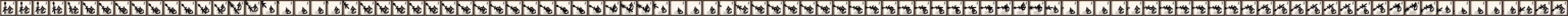
#> input picture reference-glyphs/qiang-sheet.png, 21504 x 224 px, found by its file name (shown at 1/14 size)
$ python build-qiang-review-sheet.py
#> lines starting #> are read from the running program, lines starting #| are printed output that depends on the picture
from pathlib import Path

import numpy as np
from PIL import Image, ImageDraw


ROOT = Path(__file__).resolve().parents[1]
SOURCE = ROOT / "public" / "reference-glyphs" / "qiang-sheet.png"
OUTPUT = ROOT / "public" / "original-glyphs" / "qiang-full-review-sheet.png"
CONTACT = ROOT / "public" / "review-contacts" / "qiang-full-review-contact.png"
FRAME_WIDTH = 224
FRAME_HEIGHT = 224
FRAME_COUNT = 96


def extract(frame_image: Image.Image) -> Image.Image:
    frame = np.array(frame_image.convert("RGBA"), dtype=np.uint8)
    rgb = frame[..., :3].astype(np.int32)
    r, g, b = rgb[..., 0], rgb[..., 1], rgb[..., 2]
    luma = (r * 299 + g * 587 + b * 114) // 1000
    saturation = np.max(rgb, axis=2) - np.min(rgb, axis=2)

    dark_alpha = np.clip((166 - luma) * 3.0, 0, 255)
    yellow = (r > 155) & (g > 105) & (b < 135) & (saturation > 42)
    yellow_alpha = np.clip((r + g - b - 190) * 1.7, 0, 240)
    alpha = np.maximum(dark_alpha, np.where(yellow, yellow_alpha, 0))

    # Remove only the known paper border and level-number region. Unlike the old
    # extractor, do not delete stable edge pixels: those include the animated 木
    # radical and the long spear stroke as they travel toward the card edge.
    keep = np.zeros((FRAME_HEIGHT, FRAME_WIDTH), dtype=bool)
    keep[20:203, 20:201] = True
    keep[20:75, 171:201] = False
    alpha = np.where(keep, alpha, 0)
    alpha = np.where(alpha >= 20, alpha, 0).astype(np.uint8)
    frame[..., 3] = alpha
    return Image.fromarray(frame, "RGBA")


def main():
    source = Image.open(SOURCE).convert("RGBA")
#> source is the input picture: PIL image 21504x224 RGBA; mean R, G, B, A 166.5, 158.6, 151.1, 255
    OUTPUT.parent.mkdir(parents=True, exist_ok=True)
    CONTACT.parent.mkdir(parents=True, exist_ok=True)
    frames = []
    sheet = Image.new("RGBA", (FRAME_WIDTH * FRAME_COUNT, FRAME_HEIGHT), (0, 0, 0, 0))
#> sheet: PIL image 21504x224 RGBA; every value is 0
    for index in range(FRAME_COUNT):
        raw = source.crop((index * FRAME_WIDTH, 0, (index + 1) * FRAME_WIDTH, FRAME_HEIGHT))
        frame = extract(raw)
        frames.append(frame)
        sheet.alpha_composite(frame, (index * FRAME_WIDTH, 0))
#> this loop made 96 passes
#> pass 1, in extract, `r, g, b = rgb[..., 0], rgb[..., 1], rgb[..., 2]`:
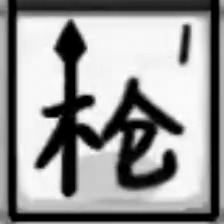
#> g: shape (224, 224) int32; min 0, max 255, mean 151.3
#> after the loop:
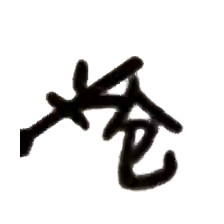
#> frame: PIL image 224x224 RGBA; mean R, G, B, A 161.2, 152.6, 145.7, 39.3; transparent parts drawn white
#> after the loop:
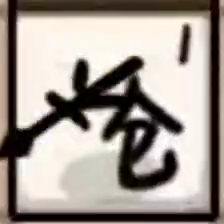
#> raw: PIL image 224x224 RGBA; mean R, G, B, A 161.2, 152.6, 145.7, 255
#> after the loop:
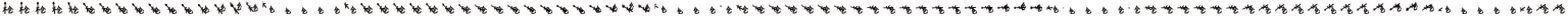
#> sheet: PIL image 21504x224 RGBA (shown at 1/14 size); mean R, G, B, A 6.3, 5.5, 5.2, 33.9; transparent parts drawn white
#> after the loop, frames = 96 items
    sheet.save(OUTPUT)

    shown_frames = frames[:24]
#> shown_frames = 24 items
    cell = 190
    columns = 6
    rows = 4
    contact = Image.new("RGBA", (columns * cell, rows * cell), (236, 232, 215, 255))
    draw = ImageDraw.Draw(contact)
    for index, frame in enumerate(shown_frames):
        thumb = frame.resize((170, 170), Image.Resampling.LANCZOS)
        x = index % columns * cell + 10
        y = index // columns * cell + 16
        contact.alpha_composite(thumb, (x, y))
        draw.text((x, y - 12), f"f{index:02d}", fill=(120, 45, 25, 255))
#> this loop made 24 passes
#> (x, y) on passes 1 to 12: (10, 16), (200, 16), (390, 16), (580, 16), (770, 16), (960, 16), (10, 206), (200, 206), (390, 206), (580, 206), (770, 206), (960, 206)
#> pass 1, in main, `thumb = frame.resize((170, 170), Image.Resampling.LANCZOS)`:
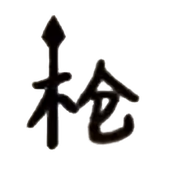
#> thumb: PIL image 170x170 RGBA; mean R, G, B, A 12.1, 11, 10.4, 42.6; transparent parts drawn white
#> after the loop:
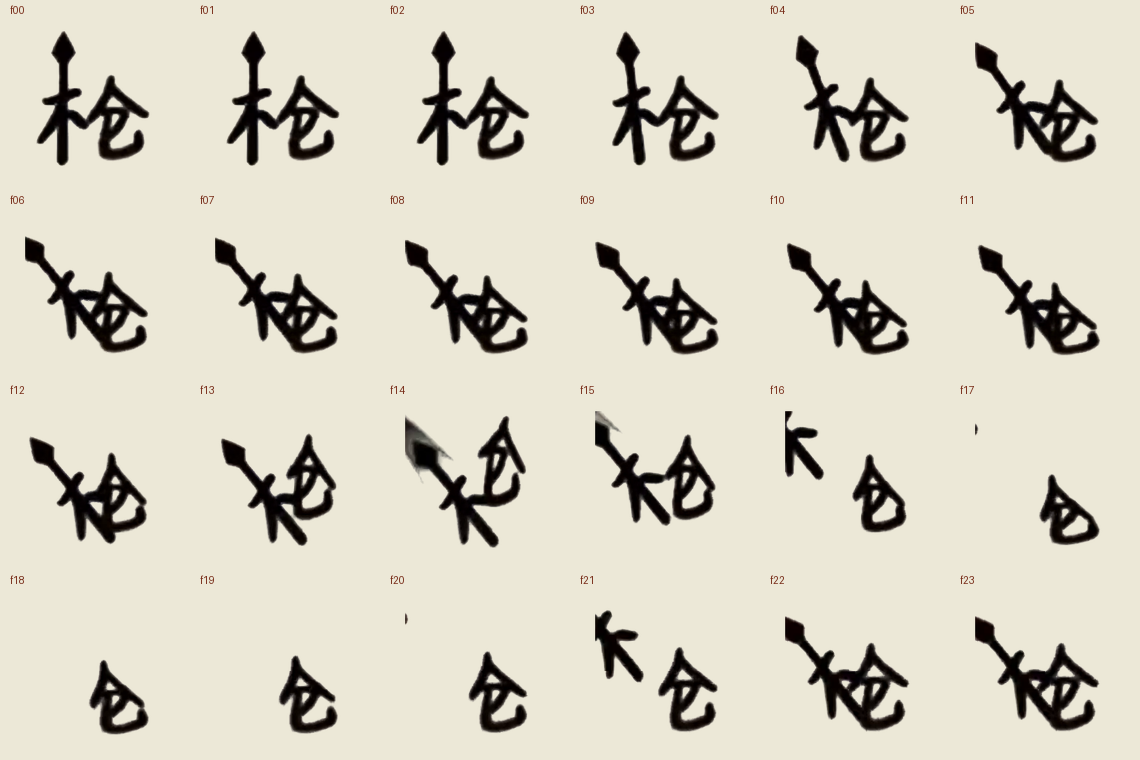
#> contact: PIL image 1140x760 RGBA; mean R, G, B, A 212.9, 208.6, 193.3, 255
#> after the loop:
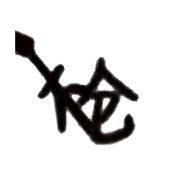
#> thumb: PIL image 170x170 RGBA; mean R, G, B, A 11.4, 10.1, 9.6, 41; transparent parts drawn white
    contact.save(CONTACT)


if __name__ == "__main__":
    main()

$ run again, with reference-glyphs/dao-contact.png copied over reference-glyphs/qiang-sheet.png
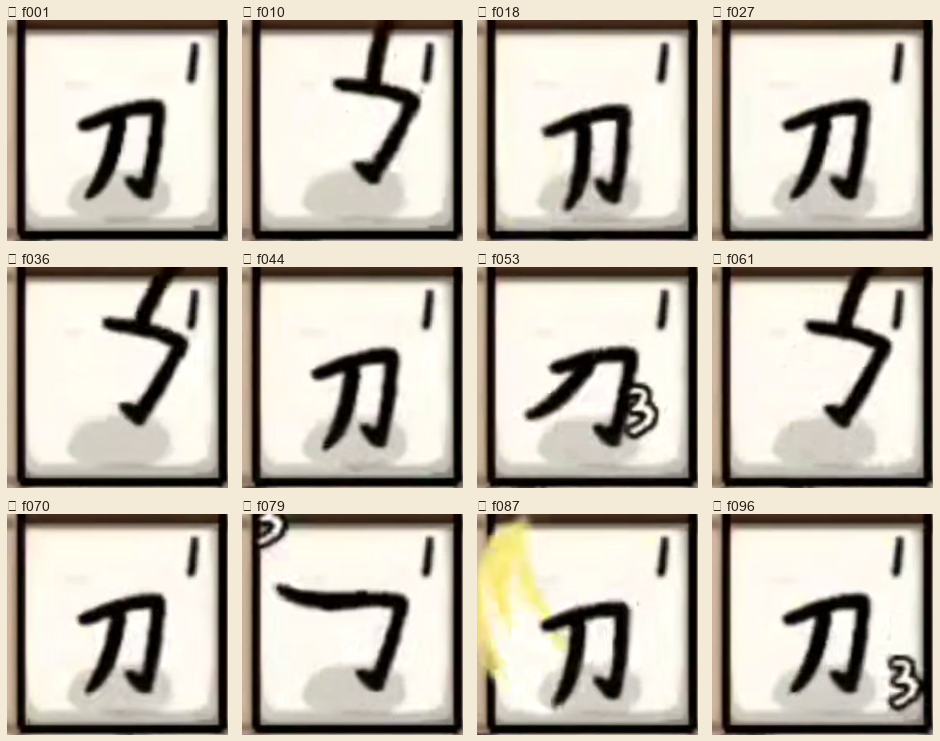
#> input picture reference-glyphs/dao-contact.png, 940 x 741 px, found by its file name
#> after the loop in main, `for index in range(FRAME_COUNT):`: frames = 96 items
#> shown_frames = 24 items
#> the loop in main, `for index, frame in enumerate(shown_frames):` made 24 passes
#> (x, y) on passes 1 to 8: (10, 16), (200, 16), (390, 16), (580, 16), (770, 16), (960, 16), (10, 206), (200, 206)
#> pass 1, in main, `thumb = frame.resize((170, 170), Image.Resampling.LANCZOS)`:
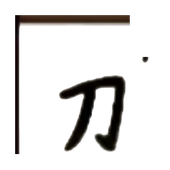
#> thumb: PIL image 170x170 RGBA; mean R, G, B, A 12.8, 11.2, 9.7, 34.4; transparent parts drawn white
#> after the loop in main, `for index, frame in enumerate(shown_frames):`:
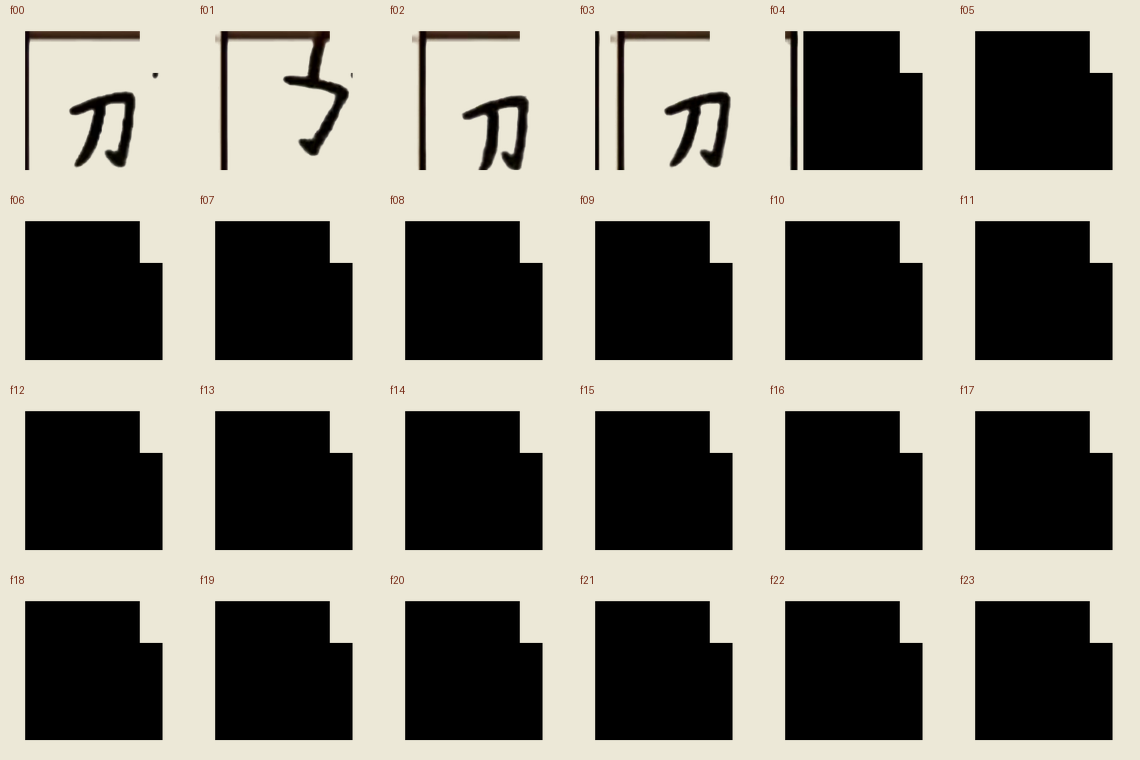
#> contact: PIL image 1140x760 RGBA; mean R, G, B, A 133.8, 131.3, 121.6, 255
